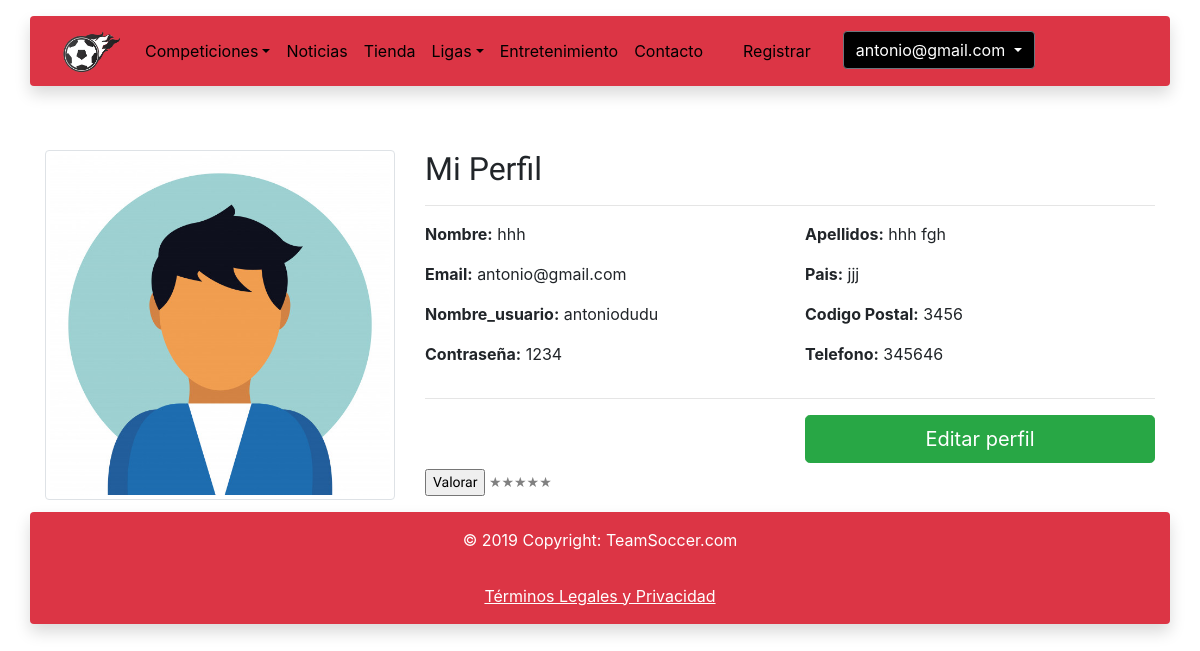
Screenshot of /editarperfil.php (signed in) with the database file from the repository.
### tables this page shows
CREATE TABLE `usuario` (
  `id` int(11) NOT NULL,
  `nombre_usuario` varchar(50) NOT NULL,
  `password` varchar(50) NOT NULL,
  `nombre` varchar(50) NOT NULL,
  `apellido1` varchar(50) NOT NULL,
  `apellido2` varchar(50) DEFAULT NULL,
  `email` varchar(100) NOT NULL,
  `fecha_nacimiento` date NOT NULL,
  `pais` varchar(50) NOT NULL,
  `codigo_postal` int(5) NOT NULL,
  `telefono` int(9) NOT NULL,
  `rol` set('administrador','valorador','editor','','') NOT NULL
);

### includes/bodyeditarperfil.php (the view, shortened to what this page needs)
<?php
$conex = new Conexion();
$consulta = $conex->query("Select * from usuario where email='$_SESSION[email]'");
$object = $consulta->fetch_object();
?>
<div class="container">
    <br>
    <br>
    <div class="row" id="main">
        <div class="col-md-4 well" id="leftPanel">
            <div class="row">
                <div class="col-md-12">
                    <div>
                        <img src="imagenes/perfil.jpg" alt="Texto Alternativo" class="img-circle img-thumbnail">
                    </div>
                </div>
            </div>
        </div>
        <div class="col-md-8 well" id="rightPanel">
            <div class="row">
                <div class="col-md-12">
                    <form role="form">
                        <h2>Mi Perfil</h2>
                        <hr class="colorgraph">
                        <div class="row">
                            <div class="col-xs-12 col-sm-6 col-md-6">
                                <div class="form-group">
                                    <strong> Nombre:</strong> <?php echo $object->nombre ?>
                                </div>
                            </div>
                            <div class="col-xs-12 col-sm-6 col-md-6">
                                <div class="form-group">
                                    <strong>Apellidos:</strong> <?php echo $object->apellido1 . " " . $object->apellido2 ?>
                                </div>
                            </div>
                        </div>
                        <div class="row">
                            <div class="col-xs-12 col-sm-6 col-md-6">
                                <div class="form-group">
                                    <strong> Email:</strong> <?php echo $object->email ?>
                                </div>
                            </div>
                            <div class="col-xs-12 col-sm-6 col-md-6">
                                <div class="form-group">
                                    <strong>Pais:</strong> <?php echo $object->pais ?>
                                </div>
                            </div>
                        </div>
                        <div class="row">
                            <div class="col-xs-12 col-sm-6 col-md-6">
                                <div class="form-group">
                                    <strong> Nombre_usuario:</strong> <?php echo $object->nombre_usuario ?>
                                </div>
                            </div>
                            <div class="col-xs-12 col-sm-6 col-md-6">
                                <div class="form-group">
                                    <strong>Codigo Postal:</strong> <?php echo $object->codigo_postal ?>
                                </div>
                            </div>
                        </div>
                        <div class="row">
                            <div class="col-xs-12 col-sm-6 col-md-6">
                                <div class="form-group">
                                    <strong>Contraseña:</strong> <?php echo $object->password ?>
                                </div>
                            </div>
                            <div class="col-xs-12 col-sm-6 col-md-6">
                                <div class="form-group">
                                    <strong> Telefono:</strong> <?php echo $object->telefono ?>
                                </div>
                            </div>
                        </div>
                        <hr class="colorgraph">
                        <div class="row">
                            <div class="col-xs-12 col-md-6"></div>
                            <div class="col-xs-12 col-md-6"><a href="#" class="btn btn-success btn-block btn-lg">Editar perfil</a></div>
                        </div>
                    </form>
                </div>
            </div>
            <form method="post" action="">
                <p class="clasificacion">
                    <label for="radio1">★</label><label for="radio2">★</label><label for="radio3">★</label><label for="radio4">★</label><label for="radio5">★</label>
                    <input type="submit" name="valorar" value="Valorar">
                </p>
            </form>
        </div>
    </div>
</div>
</div>

### css/style.css (style rules this page uses)
label { color: grey; }
.clasificacion { direction: rtl; unicode-bidi: bidi-override; }
p { font-weight: 100; font-size: 14px; margin-bottom: -25px; margin-top: -10px; padding: -0px; }
p { font-family: 'Oswald', serif; }
h2 { font-family: 'Heebo', serif; }

### rows the page displays
usuario: nombre "hhh", apellido1 "hhh", apellido2 "fgh", email "antonio@gmail.com", pais "jjj", nombre_usuario "antoniodudu", codigo_postal "3456", password "1234", telefono "345646"

### other values shown
$_SESSION['email'] "antonio@gmail.com"
